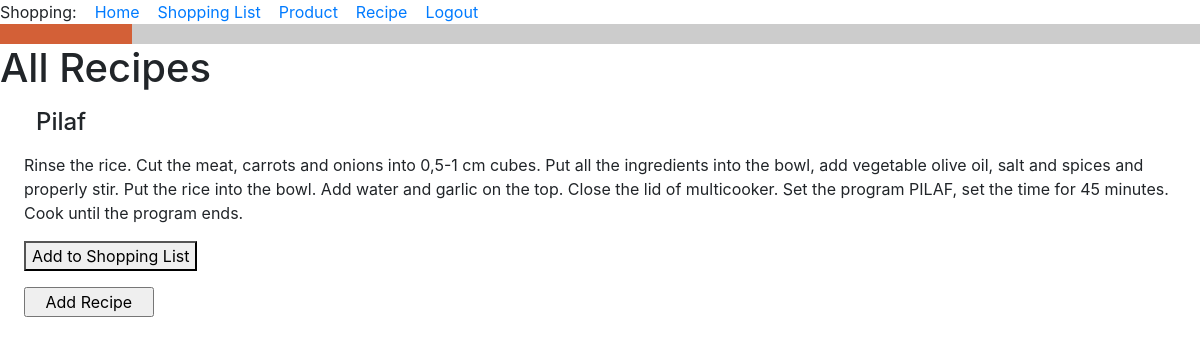
Screenshot of /all_recipes (signed in) with the database file from the repository.
### food_app/models.py (models this page shows, shortened)
class Recipe(db.Model):
    id = db.Column(db.Integer, primary_key=True)
    title = db.Column(db.String(256), index=True, unique=True, nullable=False)
    owner = db.Column(db.ForeignKey('user.id'))
    ingredients = db.relationship('Ingredient', backref='recipe', lazy='dynamic')
    description = db.Column(db.Text)
    def __str__(self):
        return f'{self.title}'.capitalize()

### food_app/routes.py (the view)
@app.route('/all_recipes', methods=['GET', 'POST'])
@login_required
def all_recipes():
    recipes = Recipe.query.all()
    return render_template(
        'all_recipes.html',
        title='All Recipes',
        recipes=recipes,
    )

### food_app/models.py (called while the page is built)
@login.user_loader
def load_user(id):
    return User.query.get(int(id))

### food_app/templates/all_recipes.html (shortened to what this page needs)
{% extends "base.html" %}
{% block content %}
<h1>All Recipes</h1>
    {% for recipe in recipes %}
    <h4><div><p><p style="margin-left:1.5em">{{ recipe }} </p></div></h4>
    <div><p><p style="margin-left:1.5em">{{ recipe.description }}</p></div>
    <p style="margin-left:1.5em"><a href="{{ url_for('add_portions', recipe_id=recipe.id) }}">
    <button> Add to Shopping List </button>
    </a>
{% endfor %}
<form>
<p style="margin-left:1.5em"><input type="button" value="   Add Recipe   " onClick='location.href="add_recipe"'>
</form>
{% endblock %}

### rows the page displays
Recipe: title "Pilaf", description "Rinse the rice. Cut the meat, carrots and onions into 0,5-1 cm cubes. Put all the ingredients into the bowl, add vegetable olive oil, salt and spices and properly stir. Put the rice into the bowl. Add water and garlic on the top. Close the lid of multicooker. Set the program PILAF, set the time for 45 minutes. Cook until the program ends."
